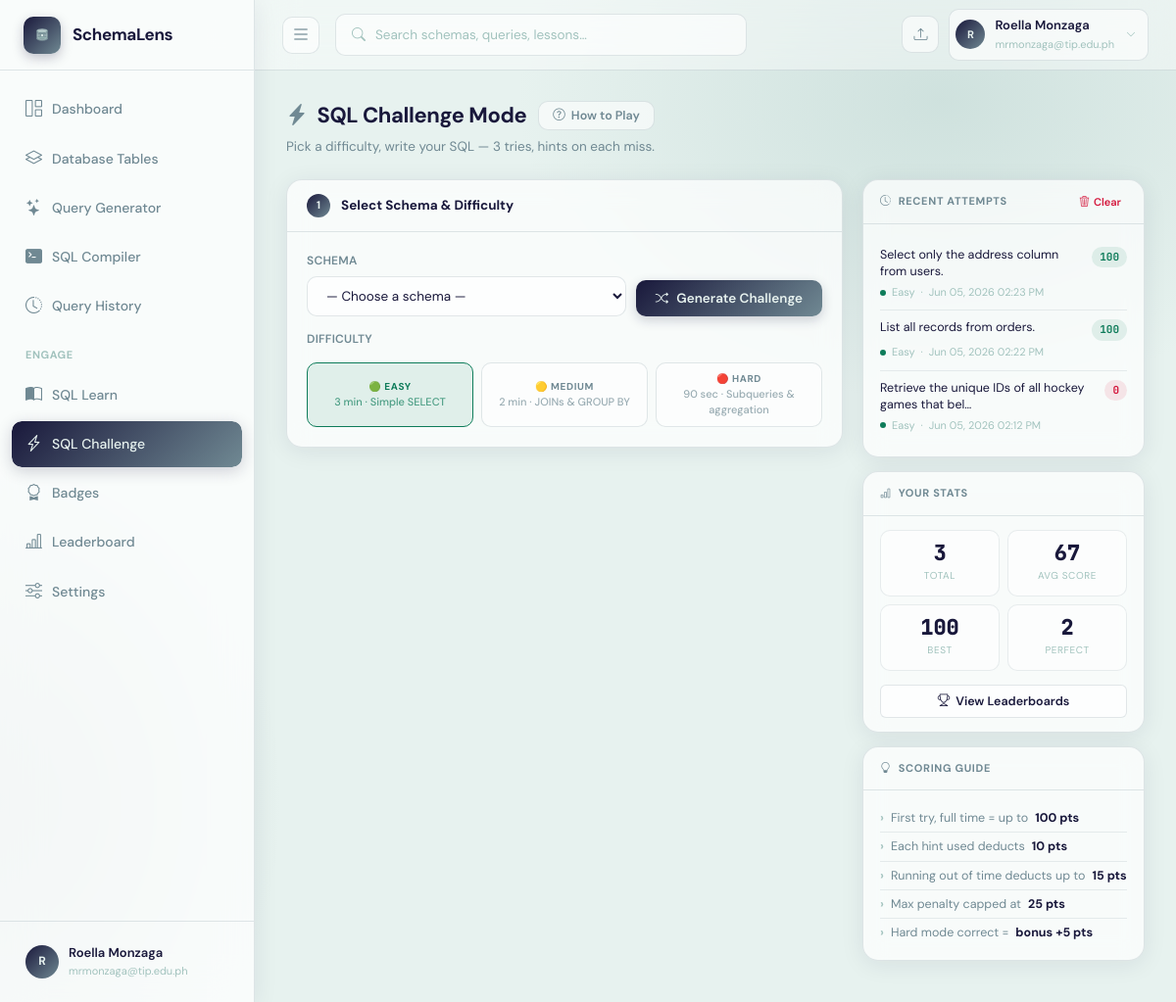
The page /challenge (signed in) on the database its author committed.
### app.py (models this page shows)
class User(UserMixin, db.Model):
    __tablename__ = "users"
    id            = db.Column(db.Integer, primary_key=True)
    supabase_uid  = db.Column(db.String(256), unique=True, nullable=True)  # Supabase Auth UID
    name          = db.Column(db.String(120), nullable=False)
    email         = db.Column(db.String(200), unique=True, nullable=False)
    password      = db.Column(db.String(256), nullable=True)  # nullable — Supabase owns credentials
    company       = db.Column(db.String(120), default="")
    role          = db.Column(db.String(80), default="")
    last_active   = db.Column(db.DateTime, nullable=True)
    streak_days   = db.Column(db.Integer, default=0)
    created_at    = db.Column(db.DateTime, default=datetime.datetime.utcnow)
    agreement_accepted    = db.Column(db.Boolean, default=False)
    agreement_accepted_at = db.Column(db.DateTime, nullable=True)
    schemas      = db.relationship("SchemaUpload", backref="owner", lazy=True,
                                   cascade="all, delete-orphan")
    queries      = db.relationship("QueryHistory", backref="owner", lazy=True,
                                   cascade="all, delete-orphan")
    badges       = db.relationship("UserBadge", backref="user", lazy=True,
                                   cascade="all, delete-orphan")
    challenges   = db.relationship("ChallengeAttempt", backref="user", lazy=True,
                                   cascade="all, delete-orphan")

class ChallengeAttempt(db.Model):
    __tablename__ = "challenge_attempts"
    id            = db.Column(db.Integer, primary_key=True)
    user_id       = db.Column(db.Integer, db.ForeignKey("users.id"), nullable=False)
    schema_id     = db.Column(db.Integer, db.ForeignKey("schema_uploads.id"), nullable=True)
    prompt        = db.Column(db.Text, nullable=False)
    expected_sql  = db.Column(db.Text, default="")
    user_sql      = db.Column(db.Text, default="")
    score         = db.Column(db.Integer, default=0)
    feedback      = db.Column(db.Text, default="")
    attempted_at  = db.Column(db.DateTime, default=datetime.datetime.utcnow)

### app.py (the view)
@app.route("/challenge")
@login_required
def challenge_page():
    schemas = SchemaUpload.query.filter_by(user_id=current_user.id).all()
    selected_schema = None
    preselect_id = request.args.get("schema_id")
    if preselect_id:
        selected_schema = SchemaUpload.query.filter_by(
            id=preselect_id, user_id=current_user.id).first()
    recent_attempts = (
        ChallengeAttempt.query
        .filter_by(user_id=current_user.id)
        .order_by(ChallengeAttempt.attempted_at.desc())
        .limit(5)
        .all()
    )
    all_attempts = ChallengeAttempt.query.filter_by(user_id=current_user.id).all()
    total_attempts = len(all_attempts)
    scores = [a.score for a in all_attempts if a.score is not None]
    avg_score    = round(sum(scores) / len(scores)) if scores else 0
    best_score   = max(scores) if scores else 0
    perfect_count = sum(1 for s in scores if s >= 90)
    return render_template(
        "challenges.html",
        schemas=schemas,
        selected_schema=selected_schema,
        recent_attempts=recent_attempts,
        total_attempts=total_attempts,
        avg_score=avg_score,
        best_score=best_score,
        perfect_count=perfect_count,
    )

### app.py (called while the page is built)
@login_manager.user_loader
def load_user(user_id):
    return db.session.get(User, int(user_id))

@app.context_processor
def inject_ai_status():
    return {"ai_vision_available": bool(GEMINI_API_KEY.strip())}

@app.template_filter('ph_time')
def ph_time_filter(dt):
    if not dt:
        return ''
    if isinstance(dt, str):
        try:
            dt = datetime.datetime.fromisoformat(dt)
        except Exception:
            return dt
    if dt.tzinfo is None:
        dt = dt.replace(tzinfo=datetime.timezone.utc)
    ph_tz = datetime.timezone(datetime.timedelta(hours=8))
    dt_ph = dt.astimezone(ph_tz)
    return dt_ph.strftime('%b %d, %Y %I:%M %p')

### templates/challenges.html (shortened to what this page needs)
{% extends "base.html" %}
{% block head %}
<link rel="stylesheet" href="{{ url_for('static', filename='css/challenges.css') }}">
{% endblock %}
{% block content %}
<div class="pg-head fade-in">
  <div class="pg-head-row" style="margin-bottom:4px;">
    <h1 style="margin-bottom:0;">
      <i class="bi bi-lightning-charge-fill" style="color:var(--primary-mid)"></i>
      SQL Challenge Mode
    </h1>
    <button class="btn-how" onclick="openHtp()">
      <i class="bi bi-question-circle"></i> How to Play
    </button>
  </div>
  <p>Pick a difficulty, write your SQL — 3 tries, hints on each miss.</p>
</div>
<div class="ch-layout">
  <div>
    <div class="sc fade-in fade-in-1">
      <div class="sc-head">
        <div class="sc-num">1</div>
        <div class="sc-title">Select Schema &amp; Difficulty</div>
      </div>
      <div class="sc-body">
        <div class="s1-grid">
          <div>
            <label class="label">Schema</label>
            <select id="schemaSelect" class="select">
              <option value="">— Choose a schema —</option>
            </select>
          </div>
          <button id="generateBtn" class="btn-gen" onclick="generateChallenge()">
            <i class="bi bi-shuffle" id="genIcon"></i>
            <span id="genLabel">Generate Challenge</span>
          </button>
        </div>
        <div style="margin-top:14px;">
          <label class="label">Difficulty</label>
          <div class="diff-row" id="diffRow">
            <button class="diff-btn active-easy" id="diff-easy"   onclick="setDiff('easy')">
              <span class="diff-tag">🟢 Easy</span>
              <span class="diff-time">3 min · Simple SELECT</span>
            </button>
            <button class="diff-btn" id="diff-medium" onclick="setDiff('medium')">
              <span class="diff-tag">🟡 Medium</span>
              <span class="diff-time">2 min · JOINs &amp; GROUP BY</span>
            </button>
            <button class="diff-btn" id="diff-hard" onclick="setDiff('hard')">
              <span class="diff-tag">🔴 Hard</span>
              <span class="diff-time">90 sec · Subqueries &amp; aggregation</span>
            </button>
          </div>
        </div>
      </div>
    </div>
  </div>
  <div>
    <div id="chRecentAttemptsWrapper">
      <div class="side-card fade-in fade-in-2">
        <div class="side-head">
          <i class="bi bi-clock-history"></i> Recent Attempts
          <button class="btn-clear ml" onclick="clearHistory()">
            <i class="bi bi-trash3"></i> Clear
          </button>
        </div>
        <div class="side-body" id="recentAttemptsBody">
          {% if recent_attempts %}
            {% for a in recent_attempts %}
            <div class="att-item">
              <div class="att-row">
                <div class="att-txt">{{ a.prompt[:52] }}{% if a.prompt|length > 52 %}…{% endif %}</div>
                <span class="att-pill {% if a.score >= 80 %}ap-g{% elif a.score >= 50 %}ap-w{% else %}ap-r{% endif %}">{{ a.score }}</span>
              </div>
              <div class="att-meta">
                {% set diff = a.difficulty if a.difficulty else 'easy' %}
                <span class="diff-pip dp-{{ diff }}"></span>
                <span style="text-transform:capitalize;">{{ diff }}</span>
                <span>·</span>
                <span>{{ a.attempted_at | ph_time }}</span>
              </div>
            </div>
            {% endfor %}
          {% else %}
            <div class="empty-att" id="noAttempts">
              <i class="bi bi-journal-x"></i>No attempts yet
            </div>
          {% endif %}
        </div>
      </div>
    </div>
  <div class="side-card fade-in fade-in-3">
  <div class="side-head"><i class="bi bi-bar-chart"></i> Your Stats</div>
  <div class="side-body">
    <div class="stats-2x2">
      <div class="sbox"><div class="sv">{{ total_attempts }}</div><div class="sl">Total</div></div>
      <div class="sbox"><div class="sv">{{ avg_score }}</div><div class="sl">Avg Score</div></div>
      <div class="sbox"><div class="sv">{{ best_score }}</div><div class="sl">Best</div></div>
      <div class="sbox"><div class="sv">{{ perfect_count }}</div><div class="sl">Perfect</div></div>
    </div>
    <a href="/leaderboard" class="btn btn-outline btn-sm" style="width: 100%; text-align: center; justify-content: center; display: flex; margin-top: 14px; gap: 6px;">
      <i class="bi bi-trophy"></i> View Leaderboards
    </a>
  </div>
</div>
    <div class="side-card fade-in fade-in-4">
      <div class="side-head"><i class="bi bi-lightbulb"></i> Scoring Guide</div>
      <div class="side-body">
        <ul class="tip-ul">
          <li>First try, full time = up to <strong>100 pts</strong></li>
          <li>Each hint used deducts <strong>10 pts</strong></li>
          <li>Running out of time deducts up to <strong>15 pts</strong></li>
          <li>Max penalty capped at <strong>25 pts</strong></li>
          <li>Hard mode correct = <strong>bonus +5 pts</strong></li>
        </ul>
      </div>
    </div>
  </div>
</div>
{% endblock %}

### templates/base.html (shortened to what this page needs)
<!DOCTYPE html>
<html lang="en">
<head>
  <link href="https://cdn.jsdelivr.net/npm/bootstrap-icons@1.11.3/font/bootstrap-icons.css" rel="stylesheet">
  <link rel="stylesheet" href="https://cdnjs.cloudflare.com/ajax/libs/highlight.js/11.9.0/styles/github-dark.min.css">
  {% block head %}{% endblock %}
</head>
<body>
{% if current_user.is_authenticated %}
<aside class="sidebar" id="appSidebar" aria-label="Main Navigation">
  <div class="sidebar-logo">
    <a href="{{ url_for('dashboard') }}">
      <div class="logo-icon">
      </div>
      <span class="logo-text">SchemaLens</span>
    </a>
  </div>
  <nav class="sidebar-nav">
    <a href="{{ url_for('dashboard') }}" class="nav-item {% if request.endpoint=='dashboard' %}active{% endif %}">
      <i class="bi bi-grid-1x2" aria-hidden="true"></i> <span>Dashboard</span>
    </a>
    <a href="{{ url_for('schemas') }}" class="nav-item {% if request.endpoint in ['schemas','schema_detail'] %}active{% endif %}">
      <i class="bi bi-layers" aria-hidden="true"></i> <span>Database Tables</span>
    </a>
    <a href="{{ url_for('query_page') }}" class="nav-item {% if request.endpoint=='query_page' %}active{% endif %}">
      <i class="bi bi-stars" aria-hidden="true"></i> <span>Query Generator</span>
    </a>
    <a href="{{ url_for('sql_compiler') }}" class="nav-item {% if request.endpoint=='sql_compiler' %}active{% endif %}">
      <i class="bi bi-terminal-fill" aria-hidden="true"></i> <span>SQL Compiler</span>
    </a>
    <a href="{{ url_for('history') }}" class="nav-item {% if request.endpoint=='history' %}active{% endif %}">
      <i class="bi bi-clock-history" aria-hidden="true"></i> <span>Query History</span>
    </a>
    <div class="nav-section">Engage</div>
       <a href="{{ url_for('learn') }}" class="nav-item {% if request.endpoint=='learn' %}active{% endif %}">
      <i class="bi bi-book-half" aria-hidden="true"></i> <span>SQL Learn</span>
    </a>
    <a href="{{ url_for('challenge_page') }}" class="nav-item {% if request.endpoint=='challenge_page' %}active{% endif %}">
      <i class="bi bi-lightning-charge" aria-hidden="true"></i> <span>SQL Challenge</span>
    </a>
    <a href="{{ url_for('badges_page') }}"    class="nav-item {% if request.endpoint=='badges_page' %}active{% endif %}">
      <i class="bi bi-award" aria-hidden="true"></i> <span>Badges</span>
    </a>
    <a href="{{ url_for('leaderboard') }}"    class="nav-item {% if request.endpoint=='leaderboard' %}active{% endif %}">
      <i class="bi bi-bar-chart-line" aria-hidden="true"></i> <span>Leaderboard</span>
    </a>
    <a href="{{ url_for('settings') }}" class="nav-item {% if request.endpoint=='settings' %}active{% endif %}">
      <i class="bi bi-sliders" aria-hidden="true"></i> <span>Settings</span>
    </a>
  </nav>
  <div class="sidebar-footer">
   <a href="{{ url_for('settings')}}" class="user-dropdown-wrapper" style="text-decoration: none; color: inherit;" aria-haspopup="true" aria-label="User Profile and Settings">
      <div class="user-row" tabindex="0" aria-label="User Profile Summary">
        <div class="user-avatar">{{ current_user.name[0].upper() }}</div>
        <div>
          <div class="user-name">{{ current_user.name }}</div>
          <div class="user-email">{{ current_user.email[:26] }}{% if current_user.email|length > 26 %}…{% endif %}</div>
        </div>
      </div>
    </a>
  </div>
</aside>
<header class="topbar">
  <button class="icon-btn" id="sidebarToggleBtn" onclick="toggleSidebar()" aria-label="Toggle Sidebar" aria-controls="appSidebar">
    <i class="bi bi-list" style="font-size: 20px;"></i>
  </button>
<div class="search-box" style="position:relative;" id="searchBoxWrapper">
    <i class="bi bi-search" aria-hidden="true" id="searchIcon"></i>
    <input
      type="text"
      id="globalSearchInput"
      placeholder="Search schemas, queries, lessons…"
      autocomplete="off"
      autocorrect="off"
      spellcheck="false"
      aria-label="Global Search"
      aria-autocomplete="list"
      aria-controls="searchDropdown"
      aria-expanded="false"
      role="combobox"
    >
  </div>
  <div class="topbar-right">
    <a href="{{ url_for('schemas') }}" class="icon-btn" title="Upload Schema" aria-label="Upload Schema"><i class="bi bi-upload"></i></a>
    <div class="user-dropdown-wrapper">
      <div class="topbar-user" id="topbarUserBtn" tabindex="0" role="button" aria-haspopup="true" aria-expanded="false" aria-label="User Menu">
        <div class="user-avatar" style="width:30px;height:30px;font-size:11px;">{{ current_user.name[0].upper() }}</div>
        <div>
          <div class="name">{{ current_user.name }}</div>
          <div class="email">{{ current_user.email[:22] }}{% if current_user.email|length>22 %}…{% endif %}</div>
        </div>
        <i class="bi bi-chevron-down" style="font-size:10px;color:var(--text-xs);margin-left:2px;" aria-hidden="true"></i>
      </div>
    </div>
  </div>
</header>
<div class="main">
  <div class="page">
    {% block content %}{% endblock %}
  </div>
</div>
{% else %}
{% block auth_content %}{% endblock %}
{% endif %}
</body>
</html>

### rows shown on the page
User: name "R", name "Roella Monzaga", email "mrmonzaga@tip.edu.ph"
ChallengeAttempt: prompt "Select only the address column from users.", score "100", diff "Easy", attempted_at|ph_time "Jun 05, 2026 02:23 PM"
ChallengeAttempt: prompt "List all records from orders.", score "100", diff "Easy", attempted_at|ph_time "Jun 05, 2026 02:22 PM"
ChallengeAttempt: prompt "Retrieve the unique IDs of all hockey games that bel", score "0", diff "Easy", attempted_at|ph_time "Jun 05, 2026 02:12 PM"

### other values the page prints
{{ total_attempts }} "3"
{{ avg_score }} "67"
{{ best_score }} "100"
{{ perfect_count }} "2"
